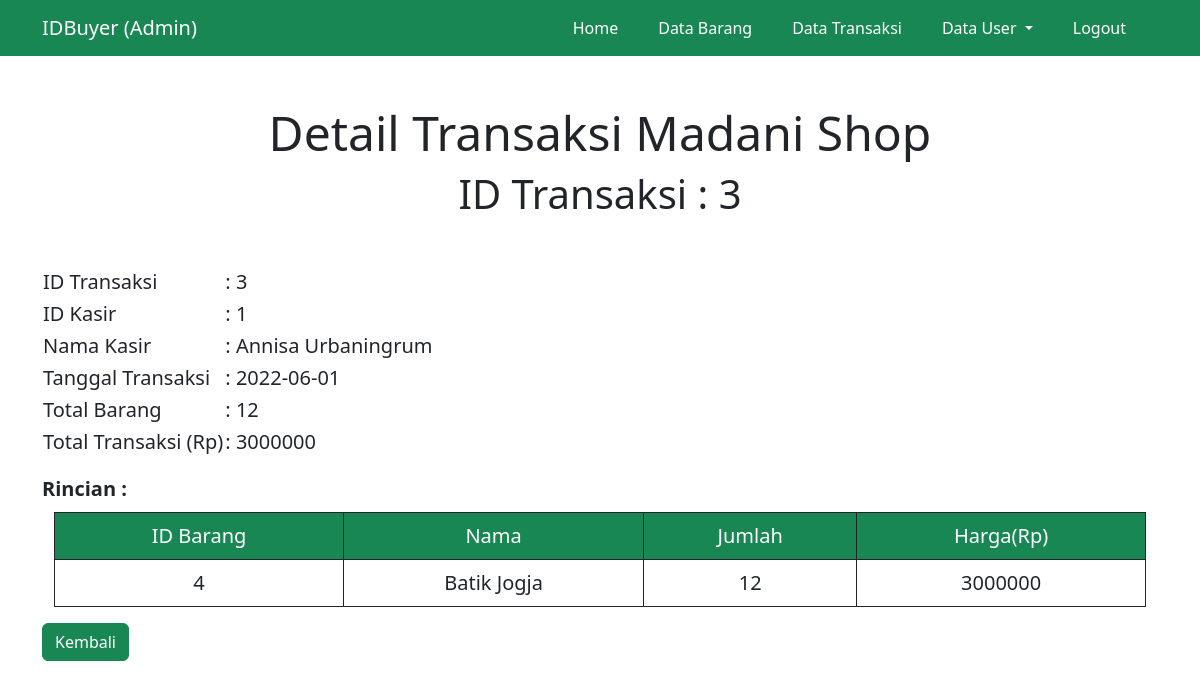
Page /detail-transaksi.php?idTransaksi=3 (signed in) on the committed database.
### tables this page shows
CREATE TABLE `transaksi` (
  `idTransaksi` int(10) NOT NULL,
  `idKasir` int(10) NOT NULL,
  `tanggalTransaksi` varchar(250) NOT NULL,
  `jumlahBarang` int(10) NOT NULL,
  `totalHarga` int(10) NOT NULL
);

CREATE TABLE `kasir` (
  `idKasir` int(10) NOT NULL,
  `namaKasir` varchar(250) NOT NULL,
  `usernameKasir` varchar(250) NOT NULL,
  `passwordKasir` varchar(250) NOT NULL
);

CREATE TABLE `detail_transaksi` (
  `idDetailTransaksi` int(10) NOT NULL,
  `idTransaksi` int(10) NOT NULL,
  `idBarang` int(10) NOT NULL,
  `namaBarang` varchar(250) NOT NULL,
  `jumlahBarang` int(10) NOT NULL,
  `hargaBarang` int(10) NOT NULL
);

### functions.php (called while the page is built, shortened)
<?php
$conn = mysqli_connect("localhost", "root", "", "id_buyer");
function querySelect($query){
	global $conn;
	$result = mysqli_query($conn, $query);
	$rows = [];
	if (mysqli_num_rows($result) == 0) {
		return 0;
	}
	else {
		while($row = mysqli_fetch_assoc($result)){
			$rows[] = $row;
		}
		return $rows;
	}
}
?>

### detail-transaksi.php (the view, shortened to what this page needs)
<?php
require 'functions.php';
$idTransaksi = $_GET['idTransaksi'];
$dataTransaksi = querySelect("SELECT * FROM transaksi WHERE idTransaksi = '$idTransaksi'");
$idKasir = $dataTransaksi[0]['idKasir'];
$namaKasir = querySelect("SELECT namaKasir FROM kasir WHERE idKasir = '$idKasir'")[0]['namaKasir'];
$dataDetailTransaksi = querySelect("SELECT * FROM detail_transaksi WHERE idTransaksi = '$idTransaksi'");
?>
<!DOCTYPE html>
<html>
<head>
	<link href="bootstrap\css\bootstrap.min.css" rel="stylesheet">
	<link rel="stylesheet" type="text/css" href="css\style.css">
</head>
<body>
	<section>
		<nav class="navbar navbar-expand-lg navbar-dark bg-success">
			<div class="container">
				<span class="navbar-brand">IDBuyer (Admin)</span>
				<div class="collapse navbar-collapse" id="navbarSupportedContent">
					<ul class="navbar-nav ms-auto mb-2 mb-lg-0">
						<li class="nav-item me-4">
							<a class="nav-link active" aria-current="page" href="data-barang.php">Home</a>
						</li>
						<li class="nav-item me-4">
							<a class="nav-link active" aria-current="page" href="data-barang.php">Data Barang</a>
						</li>
						<li class="nav-item me-4">
							<a class="nav-link active" aria-current="page" href="data-transaksi.php">Data Transaksi</a>
						</li>
						<li class="nav-item me-4 dropdown">
							<a class="nav-link active dropdown-toggle" href="#" id="navbarDropdown" role="button" data-bs-toggle="dropdown" aria-expanded="false">
								Data User
							</a>
						</li>
						<li class="nav-item me-4">
							<a class="nav-link active" aria-current="page" href="logout.php">Logout</a>
						</li>
					</ul>
				</div>
			</div>
		</nav>
	</section>
	<div class="jumbotron mt-5 mb-5 text-center">
		<h1 class="display-5">Detail Transaksi Madani Shop</h1>
		<h2 class="display-5 fs-1">ID Transaksi : <?php echo $idTransaksi ?></h2>
	</div>
	<div class="container-fluid fs-5">
		<div class="container">
			<table>
				<tr>
					<td>ID Transaksi</td>
					<td><?php echo " : ".$idTransaksi; ?></td>
				</tr>
				<tr>
					<td>ID Kasir</td>
					<td><?php echo " : ".$dataTransaksi[0]['idKasir']; ?></td>
				</tr>
				<tr>
					<td>Nama Kasir</td>
					<td><?php echo " : ".$namaKasir; ?></td>
				</tr>
				<tr>
					<td>Tanggal Transaksi</td>
					<td><?php echo " : ".$dataTransaksi[0]['tanggalTransaksi']; ?></td>
				</tr>
				<tr>
					<td>Total Barang</td>
					<td><?php echo " : ".$dataTransaksi[0]['jumlahBarang']; ?></td>
				</tr>
				<tr>
					<td>Total Transaksi (Rp)</td>
					<td><?php echo " : ".$dataTransaksi[0]['totalHarga']; ?></td>
				</tr>
			</table>
		</div>
		<div class="container mt-3">
			<div class="row">
				<div class="col fw-bold">Rincian : </div>
			</div>
			<div class="row">
				<div class="col">
					<div class="container table-responsive mt-2">
						<table class="table text-center table-hover table-bordered border-dark">
							<thead class="bg-success" style="color: white;">
								<tr>
									<td scope="col">ID Barang</td>
									<td scope="col">Nama</td>
									<td scope="col">Jumlah</td>
									<td scope="col">Harga(Rp)</td>
								</tr>
							</thead>
							<tbody>
								<?php foreach($dataDetailTransaksi as $data) : ?>
									<tr>
										<td scope="col"><?php echo $data['idBarang']; ?></td>
										<td scope="col"><?php echo $data['namaBarang']; ?></td>
										<td scope="col"><?php echo $data['jumlahBarang']; ?></td>
										<td scope="col"><?php echo $data['hargaBarang']; ?></td>
									</tr>
								<?php endforeach; ?>
							</tbody>
						</table>
					</div>
				</div>
			</div>
			<div class="row mb-5">
				<div class="col">
					<form>
						<a href="data-transaksi.php">
							<button type="button" class="btn btn-success">Kembali</button>
						</a>
					</form>
				</div>
			</div>
		</div>
	</div>
</body>
</html>

### rows in the picture
transaksi: idKasir "1", idKasir.namaKasir "Annisa Urbaningrum", tanggalTransaksi "2022-06-01", jumlahBarang "12", totalHarga "3000000"
detail_transaksi: idBarang "4", namaBarang "Batik Jogja", jumlahBarang "12", hargaBarang "3000000"

### other values in the picture
$idTransaksi "3"
